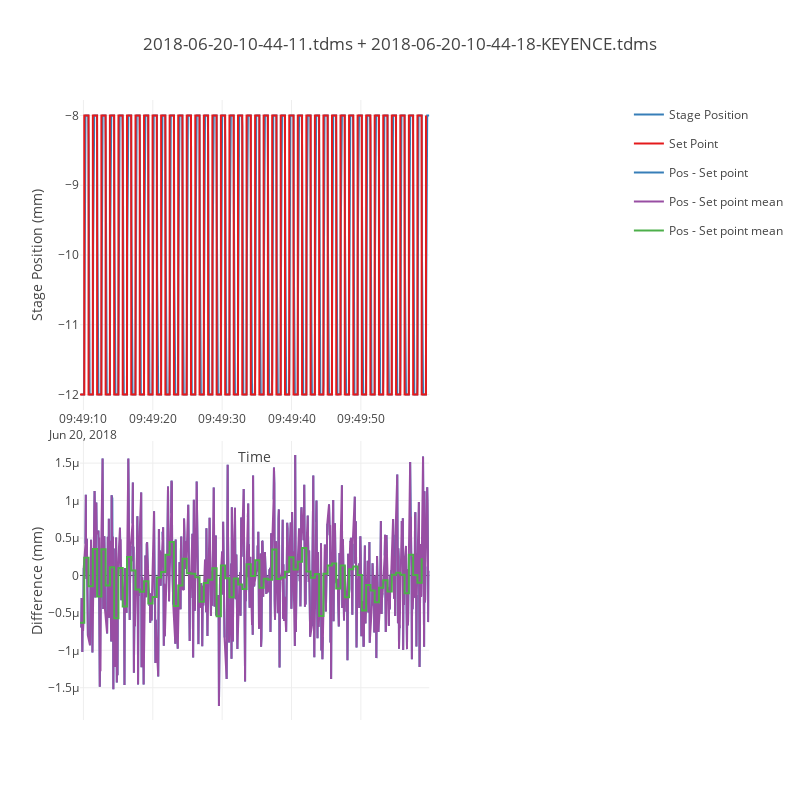

Notebook code for this chart:
### Code cell
# Smooth the difference data to get a repeatability trend??

print(len(data['position']['data_set_point_data']))

masked = np.ma.MaskedArray(data['position']['data_set_point_data'], 
                        mask=data['position']['mask_set_point']).compressed()

print(len(masked))

times = np.ma.MaskedArray(data['position']['time'], 
                         mask=data['position']['mask_set_point']).compressed()

means = np.array([None,] * len(data['set_point']['time']))

for i in range(len(data['set_point']['time'])-1):
    start = find_nearest_index(times, data['set_point']['time'][i])
    stop  = find_nearest_index(times, data['set_point']['time'][i+1])
    
    if start != stop:
        means[i] = np.mean(masked[start:stop])
    
    #print(start)
    #print(stop)
    
    #pprint(data['position']['data_set_point_data'][start:stop])
    #pprint(means[i])


new_plots = new_plots[:3]

new_plots.append(plotter(x=times, y=masked,
                     name="Pos - Set point mean",
                     yaxis='y6', mode=mode,
                     line=dict(color=colors[3])
            ))

new_plots.append(plotter(x=data['set_point']['time'], y=means,
                     name="Pos - Set point mean",
                     yaxis='y6', mode=mode,
                     line=dict(color=colors[2], shape='hv')
            ))

fig = Figure(data=new_plots, layout=layout)
iplot(fig, filename="{} + {} - Smoothed".format(filename, keyence_filename))
